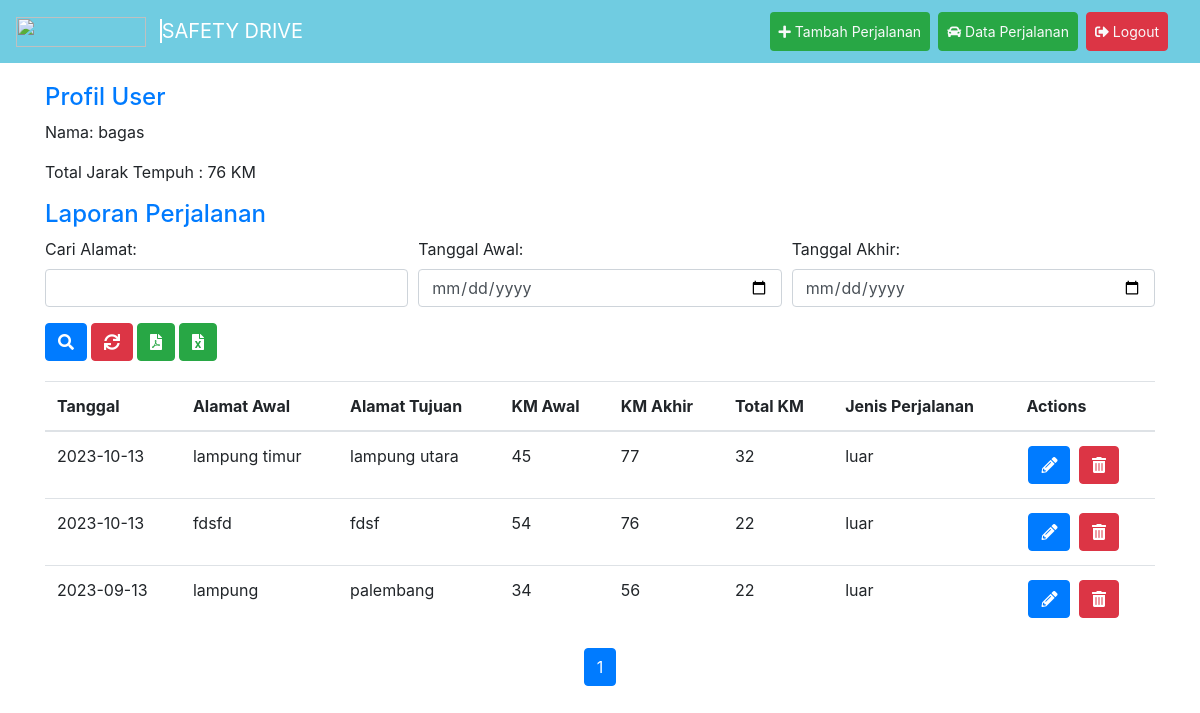
The app's page /dashboard.php (signed in) with its own data.
### tables this page shows
CREATE TABLE `users` (
  `id` int(11) NOT NULL,
  `username` varchar(255) NOT NULL,
  `password` varchar(255) NOT NULL,
  `role` enum('user','admin') NOT NULL,
  `status` enum('pending','approved','rejected') NOT NULL
);

CREATE TABLE `laporan` (
  `id` int(255) NOT NULL,
  `user_id` int(255) NOT NULL,
  `alamat_awal` varchar(255) NOT NULL,
  `alamat_tujuan` varchar(255) NOT NULL,
  `km_awal` int(255) NOT NULL,
  `km_akhir` int(255) NOT NULL,
  `no_polisi` varchar(255) NOT NULL,
  `tipe_mobil` enum('innova','triton','avanza putih','avanza veloz') NOT NULL,
  `foto` varchar(255) NOT NULL,
  `foto2` varchar(255) NOT NULL,
  `tanggal` date DEFAULT NULL,
  `lampu_depan` enum('berfungsi','rusak') NOT NULL,
  `lampu_sen_depan` enum('berfungsi','rusak') NOT NULL,
  `lampu_sen_belakang` enum('berfungsi','rusak') NOT NULL,
  `lampu_rem` enum('berfungsi','rusak') NOT NULL,
  `lampu_mundur` enum('berfungsi','rusak') NOT NULL,
  `bodi` enum('baik','rusak') NOT NULL,
  `ban` enum('baik','rusak') NOT NULL,
  `pedal` enum('berfungsi','rusak') NOT NULL,
  `kopling` enum('berfungsi','rusak') NOT NULL,
  `gas_rem` enum('berfungsi','rusak') NOT NULL,
  `klakson` enum('baik','rusak') NOT NULL,
  `weaper` enum('berfungsi','rusak') NOT NULL,
  `air_weaper` enum('terisi','kosong') NOT NULL,
  `air_radiator` enum('terisi','kosong') NOT NULL,
  `oli_mesin` enum('terisi','kosong') NOT NULL,
  `note` varchar(255) NOT NULL,
  `status_lap` enum('approved','pending','rejected') NOT NULL,
  `jenis_perjalanan` enum('luar','dalam') NOT NULL,
  `perkiraan_bbm` varchar(255) NOT NULL
);

### dashboard.php (the view, shortened to what this page needs)
<!DOCTYPE html>
<html>
<head>
    <link rel="stylesheet" href="https://maxcdn.bootstrapcdn.com/bootstrap/4.5.2/css/bootstrap.min.css">
    <link rel="stylesheet" href="https://cdnjs.cloudflare.com/ajax/libs/font-awesome/5.15.3/css/all.min.css">
</head>
<body>
    <nav class="navbar navbar-expand-lg navbar-dark">
        <a class="navbar-brand" href="dashboard.php">
            <img src="assets/pgn.png" width="130" height="30" class="mr-2">
            <span class="separator"></span>
            SAFETY DRIVE
        </a>
        <div class="collapse navbar-collapse" id="navbarNav">
            <ul class="navbar-nav ml-auto mr-3 mt-1">
                <?php
                $role = $_SESSION['role'];
                if ($role == 'user') {
                    echo "<li class='nav-item'><a class='nav-link btn mb-1 mr-2 text-light btn-tambah' href='create.php'><i class='fas fa-plus'></i> Tambah Perjalanan</a></li>";
                    echo "<li class='nav-item'><a class='nav-link btn mb-1 mr-2 text-light btn-success' href='data_perjalanan.php'><i class='fas fa-car'></i> Data Perjalanan</a></li>";
                }
                echo "<li class='nav-item'><a class='nav-link btn mb-1 text-light btn-danger' href='logout.php'><i class='fas fa-sign-out-alt'></i> Logout</a></li>";
                ?>
            </ul>
        </div>
    </nav>
    <div class="container table-responsive">
        <?php
        include 'inc/db.php';
        $user_id = $_SESSION['user_id'];
        if ($role == 'user') {
            $user_query = "SELECT username FROM users WHERE id='$user_id'";
            $user_result = $conn->query($user_query);
            if ($user_result->num_rows > 0) {
                $user_row = $user_result->fetch_assoc();
                $username = $user_row['username'];
                echo "<h2>Profil User</h2>";
                echo "<p>Nama: $username</p>";
                $tanggal_awal = $_GET['tanggal_awal'] ?? '';
                $tanggal_akhir = $_GET['tanggal_akhir'] ?? '';
                $keyword = $_GET['keyword'] ?? '';
                $total_km_pencarian_query = "SELECT SUM(km_akhir - km_awal) AS total_km_pencarian FROM laporan WHERE user_id='$user_id'";
                $total_km_pencarian_result = $conn->query($total_km_pencarian_query);
                $total_km_pencarian_row = $total_km_pencarian_result->fetch_assoc();
                $total_km_pencarian = $total_km_pencarian_row['total_km_pencarian'];
                echo "<p>Total Jarak Tempuh : $total_km_pencarian KM</p>";
            }
            $query = "SELECT * FROM laporan WHERE user_id='$user_id'";
            $query .= " ORDER BY laporan.id DESC";
            $totalRowsResult = $conn->query($query);
            $totalRows = $totalRowsResult->num_rows;
            $rowsPerPage = 5;
            $currentPage = 1;
            $totalPages = ceil($totalRows / $rowsPerPage);
            $currentPage = max(1, min($currentPage, $totalPages));
            $startRow = ($currentPage - 1) * $rowsPerPage;
            $query .= " LIMIT $startRow, $rowsPerPage";
            $result = $conn->query($query);
            echo "<h2>Laporan Perjalanan</h2>";
            echo "<div class='search-form'>";
            echo "<form method='GET' action='dashboard.php'>";
            echo "<div class='form-row'>";
            echo "<div class='form-group col-md-4'>";
            echo "<label for='keyword'>Cari Alamat:</label>";
            echo "<input type='text' class='form-control' name='keyword' id='keyword' value='$keyword'>";
            echo "</div>";
            echo "<div class='form-group col-md-4'>";
            echo "<label for='tanggal_awal'>Tanggal Awal:</label>";
            echo "<input type='date' class='form-control' name='tanggal_awal' id='tanggal_awal' value='$tanggal_awal'>";
            echo "</div>";
            echo "<div class='form-group col-md-4'>";
            echo "<label for='tanggal_akhir'>Tanggal Akhir:</label>";
            echo "<input type='date' class='form-control' name='tanggal_akhir' id='tanggal_akhir' value='$tanggal_akhir'>";
            echo "</div>";
            echo "</div>";
            echo "<button class='btn btn-primary' type='submit'><i class='fas fa-search'></i></button>";
            echo "<button class='btn btn-danger ml-1' type='reset' onclick='window.location.href=\"dashboard.php\"'><i class='fas fa-sync'></i></button>";
            echo "<a href='download_pdf.php' class='btn btn-success ml-1'><i class='fas fa-file-pdf'></i></a>";
            echo "<a href='download_excel.php' class='btn btn-success ml-1'><i class='fas fa-file-excel'></i></a>";
            echo "</form>";
            echo "</div>";
            if ($result->num_rows > 0) {
                echo "<div class='table-responsive'>";
                echo "<table class='table'>";
                echo "<thead>";
                echo "<tr>";
                echo "<th>Tanggal</th>";
                echo "<th>Alamat Awal</th>";
                echo "<th>Alamat Tujuan</th>";
                echo "<th>KM Awal</th>";
                echo "<th>KM Akhir</th>";
                echo "<th>Total KM</th>";
                echo "<th>Jenis Perjalanan</th>";
                echo "<th>Actions</th>";
                echo "</tr>";
                echo "</thead>";
                echo "<tbody>";
                while ($row = $result->fetch_assoc()) {
                    echo "<tr>";
                    echo "<td>" . $row['tanggal'] . "</td>";
                    echo "<td>" . $row['alamat_awal'] . "</td>";
                    echo "<td>" . $row['alamat_tujuan'] . "</td>";
                    echo "<td>" . $row['km_awal'] . "</td>";
                    echo "<td>" . $row['km_akhir'] . "</td>";
                    $total_km = $row['km_akhir'] - $row['km_awal'];
                    echo "<td>" . $total_km . "</td>";
                    echo "<td>" . $row['jenis_perjalanan'] . "</td>";
                    echo "<td>";
                    echo "<a href='edit.php?id=" . $row['id'] . "' class='btn btn-primary'><i class='fas fa-pencil-alt'></i></span></a> ";
                    echo "<a href='delete.php?id=" . $row['id'] . "' class='btn btn-danger'><i class='fas fa-trash-alt'></i></span></a> ";
                    echo "</div>";
                    echo "</div>";
                }
                if ($totalPages > 0) {
                    echo "<nav aria-label='Page navigation'>";
                    echo "<ul class='pagination justify-content-center'>";
                    for ($page = 1; $page <= $totalPages; $page++) {
                        $activeClass = ($page == $currentPage) ? " active" : "";
                        echo "<li class='page-item$activeClass'><a class='page-link' href='dashboard.php?page=$page'>$page</a></li>";
                    }
                    echo "</ul>";
                    echo "</nav>";
                } else {
                    echo "<p>Belum ada laporan perjalanan.</p>";
                }
            } else {
                echo "Belum ada laporan perjalanan.";
            }
        }
        ?>
</body>
</html>

### dashboard.php (style rules this page uses)
.navbar { background-color: #70cce1; color: #fff; }
.navbar { margin-bottom: 20px; }
.navbar .btn { font-size: 14px; }
.container { margin-top: 20px; }
h2 { font-size: 24px; color: #007bff; }
p { font-size: 16px; }
.table .btn { margin: 2px; }
.search-form { margin-bottom: 20px; }
.btn-tambah { background-color: #28a745; color: #fff; }
.navbar-brand .separator { border-right: 2px solid #fff; width: 100%; }

### records on screen
users: username "bagas"
laporan: tanggal "2023-10-13", alamat_awal "lampung timur", alamat_tujuan "lampung utara", km_awal "45", km_akhir "77", total_km "32", jenis_perjalanan "luar"
laporan: tanggal "2023-10-13", alamat_awal "fdsfd", alamat_tujuan "fdsf", km_awal "54", km_akhir "76", total_km "22", jenis_perjalanan "luar"
laporan: tanggal "2023-09-13", alamat_awal "lampung", alamat_tujuan "palembang", km_awal "34", km_akhir "56", total_km "22", jenis_perjalanan "luar"

### other values on screen
$total_km_pencarian "76"
